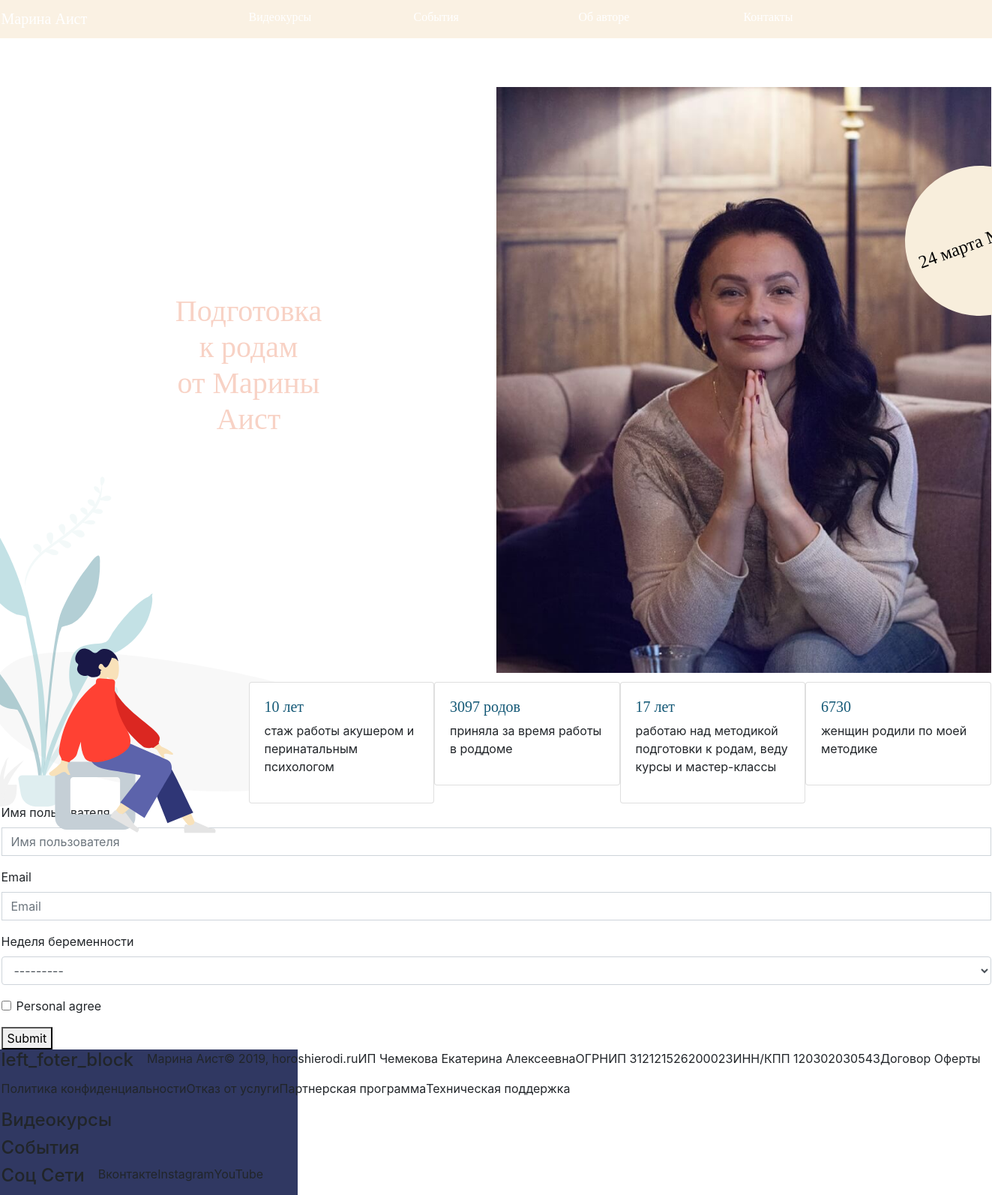
The page / on the database its author committed.
### aistsiteapp/models.py (models this page shows, shortened)
class Blocks(models.Model):
    tech_name=models.CharField(max_length=255, blank=True, null=True, unique=True,verbose_name='Техническое имя')
    prior=models.IntegerField(verbose_name='Приоритет', default=100)
    name=models.CharField(max_length=255, unique=True)
    block_id = models.ForeignKey('self', on_delete=models.CASCADE, blank=True, null=True, verbose_name='id Block')
    page_id = models.ForeignKey('Page', on_delete=models.CASCADE, blank=True, null=True, verbose_name='related Page')
    text=models.TextField(blank=True)
    images = models.ImageField(upload_to='images/', blank=True)
    class Meta:
        verbose_name='Блок'
        verbose_name_plural='Блоки'

### aistsiteapp/views.py (the view)
# urls.py: 2. Add a URL to urlpatterns:  path('', views.home, name='home')
def home(request):
    subscribe_form = SubscribeForm()
    page = Page.objects.get(tech_title='main_page')
    main_block = Blocks.objects.get(id=1)
    second_block = Blocks.objects.get(id=2)
    second_block.bloks = Blocks.objects.filter(block_id=2)
    event_block = Events.objects.filter(start_date__gte=date.today())
    footer_block = Blocks.objects.get(id=7)
    footer_block.bloks = Blocks.objects.filter(block_id=7)
    return render(request, 'aistsiteapp/main.html', {
        'page_info' : page,
        'main_block' : main_block,
        'second_block' : second_block,
        'footer_block' : footer_block,
        'form': subscribe_form,
        'event_block': event_block
    })

### aistsiteapp/forms.py
class SubscribeForm(forms.ModelForm):
    class Meta:
        model = Subscribe
        fields = ('user_name', 'email', 'text', 'personal_agree')

### menu/templatetags/menubuilder.py (called while the page is built)
def build_menu(parser, token):
    try:
        tag_name, menu_name = token.split_contents()
    except:
        raise template.TemplateSyntaxError("%r tag requires exactly one argument" % token.contents.split()[0])
    return MenuObject(menu_name)

    def render(self, context):
        try:
            current_path = context['request'].path
            user = context['request'].user
        except KeyError:
            current_path = None
            user = None
        context['menuitems'] = get_items(self.menu_name, current_path, user)
        return ''

### aistsiteapp/templates/aistsiteapp/main.html (shortened to what this page needs)
{% extends 'aistsiteapp/base.html' %}
{% load bootstrap4 %}
{% block page %}
    <div class="row" style="height: calc( 100vh - 117px );">
        <div class="col-sm col-lg-6">
            <h1 style="align-items: center;">{{ main_block.text }}
            </h1>
        </div>
        <div class="col-sm col-lg-6">
            <div id="main-photo" style="background-image: url('{{ MEDIA_URL }}{{ main_block.images.url }}');">
                <div id="main-photo-sticker">
                    <p>24 марта Москва</p></div>
            </div>
        </div>
    </div>
    <div class="row" style="position: relative;margin-top: 110px">
        <div class="background-decoration-woman"></div>
        <div class="row col-lg-9 offset-3">
          {% for blok in second_block.bloks %}
            <div class="col-md-3">
                <div class="card card-tip">
                    <div class="card-body">
                        <h5 class="">{{blok.name}}</h5>
                        <p class="">{{blok.text}}</p>
                    </div>
                </div>
            </div>
          {% endfor %}
        </div>
    </div>
    <div class="panel-body">
      <form action="{% url 'subscribe' %}" method="POST" enctype="multipart/form-data">
        {% bootstrap_form form %}
        <input type="submit" value="Submit" />
      </form>
    </div>
  {% endblock %}

### aistsiteapp/templates/aistsiteapp/base.html (shortened to what this page needs)
{% load staticfiles %}
<!DOCTYPE html>
<html lang="en">
<head>
    <link rel="stylesheet" href="{% static 'css/site.css' %}">
    <link href="{% static '/css/bootstrap.min.css' %}" rel="stylesheet">
</head>
<body>
  <nav class="site-header sticky-top py-1">
      <div class="container menu-bottom-border">
          <div class="row">
              <a class="py-2 menu-item menu-item-main col-lg-2" href="#"> Марина Аист</a>
              <div class="col-lg-1"></div>
              {% load menubuilder %}
                {% for item in menuitems %}
                  <a class="py-2 menu-item d-none d-md-inline-block col-lg-2"
                     href="{{ item.url }}"
                     title="{{ item.title|escape }}">
                  </a>
                {% endfor %}
          </div>
      </div>
  </nav>
{% autoescape off %}
  <div class="container" style="margin-top:65px;">
    {% block page %}
    {% endblock %}
  </div>
  <footer class="container-fluid">
      <div class="container">
        {% for blok in footer_block.bloks %}
        <div class="row">
            <h4>{{blok.name}}</h4>
            <p>{{blok.text}}</p>
          </div>
        {% endfor %}
      </div>
  </footer>
  {% endautoescape %}
  </body>
  </html>

### aistsiteapp/static/css/site.css (style rules this page uses)
html, body { height: 100%; }
h1 { width: 100%; height: 100%; display: flex; flex-direction: row; justify-content: center; align-items: flex-start; font-family: Xprmntl, serif; font-size: 96px; line-height: 110px; text-align: center; padding-bottom: 40px; color: #F8D2C5; }
h5 { font-family: Xprmntl, serif; font-size: 36px; line-height: 41px; color: #135876; }
input { border-radius: 0 !important; }
.menu-item { color: #fff; font-family: 'Alegreya SC', serif; font-style: normal; font-weight: normal; font-size: 16px; line-height: 22px; }
.menu-item-main { font-family: 'Alegreya SC', serif; font-style: normal; font-weight: 500; font-size: 20px; line-height: 27px; }
nav { background: rgba(248, 236, 215, 0.7); }
#main-photo { width: 100%; height: 100%; min-height: 340px; background-size: cover; background-clip: border-box; background-repeat: no-repeat; background-position: center center; position: relative; }
#main-photo-sticker { width: 200px; height: 200px; border-radius: 100px; background: #F8EEDC; color:#000; position: absolute; right: -85px; top: 105px; display: flex; justify-content: center; align-items: center; text-align: center; transform: rotate(-20deg); }
#main-photo-sticker p { font-family: Xprmntl, serif; font-size: 18pt; line-height: 36px; text-align: center; margin: 0; }
.background-decoration-woman { position: absolute; left: -45px; bottom: -95px; }
.background-decoration-woman::after { content: url('/img/woman.svg'); }
.card-tip { background: none; border: none; border-radius: 0; }
.container { padding: 0 16px; }
h1 { font-size: 36px; line-height: 41px; }
@media (min-width: 576px) { .container { padding: 0; } }
@media (min-width: 576px) { h1 { font-size: 96px; line-height: 110px; } }
@media (min-width: 576px) { footer { background: #303862; background: -moz-linear-gradient(left, #303862 0%, #303862 30%, #ffffff 30%, #ffffff 100%); background: -webkit-linear-gradient(left, #303862 0%, #303862 30%, #ffffff 30%, #ffffff 100%); background: linear-gradient(to right, #303862 0%, #303862 30%, #ffffff 30%, #ffffff 100%); filter: progid:DXImageTransform.Microsoft.gradient(startColorstr='#303862', endColorstr='#ffffff', GradientType=1); } }
.card-body { padding: 0; }
input, textarea, button, select { outline: none!important; box-shadow: none!important; }

### rows shown on the page
Blocks: text "Подготовка к родам от Марины Аист", images (picture)
Blocks: name "10 лет", text "стаж работы акушером и перинатальным психологом"
Blocks: name "3097 родов", text "приняла за время работы в роддоме"
Blocks: name "17 лет", text "работаю над методикой подготовки к родам, веду курсы и мастер-классы"
Blocks: name "6730", text "женщин родили по моей методике"
Blocks: name "left_foter_block", text "Марина Аист © 2019, horoshierodi.ru ИП Чемекова Екатерина Алексеевна ОГРНИП 312121526200023 ИНН/КПП 120302030543 Договор Оферты Политика конфиденциальности Отказ от услуги Партнерская программа Техническая поддержка"
Blocks: name "Видеокурсы"
Blocks: name "События"
Blocks: name "Соц Сети", text "Вконтакте Instagram YouTube"
